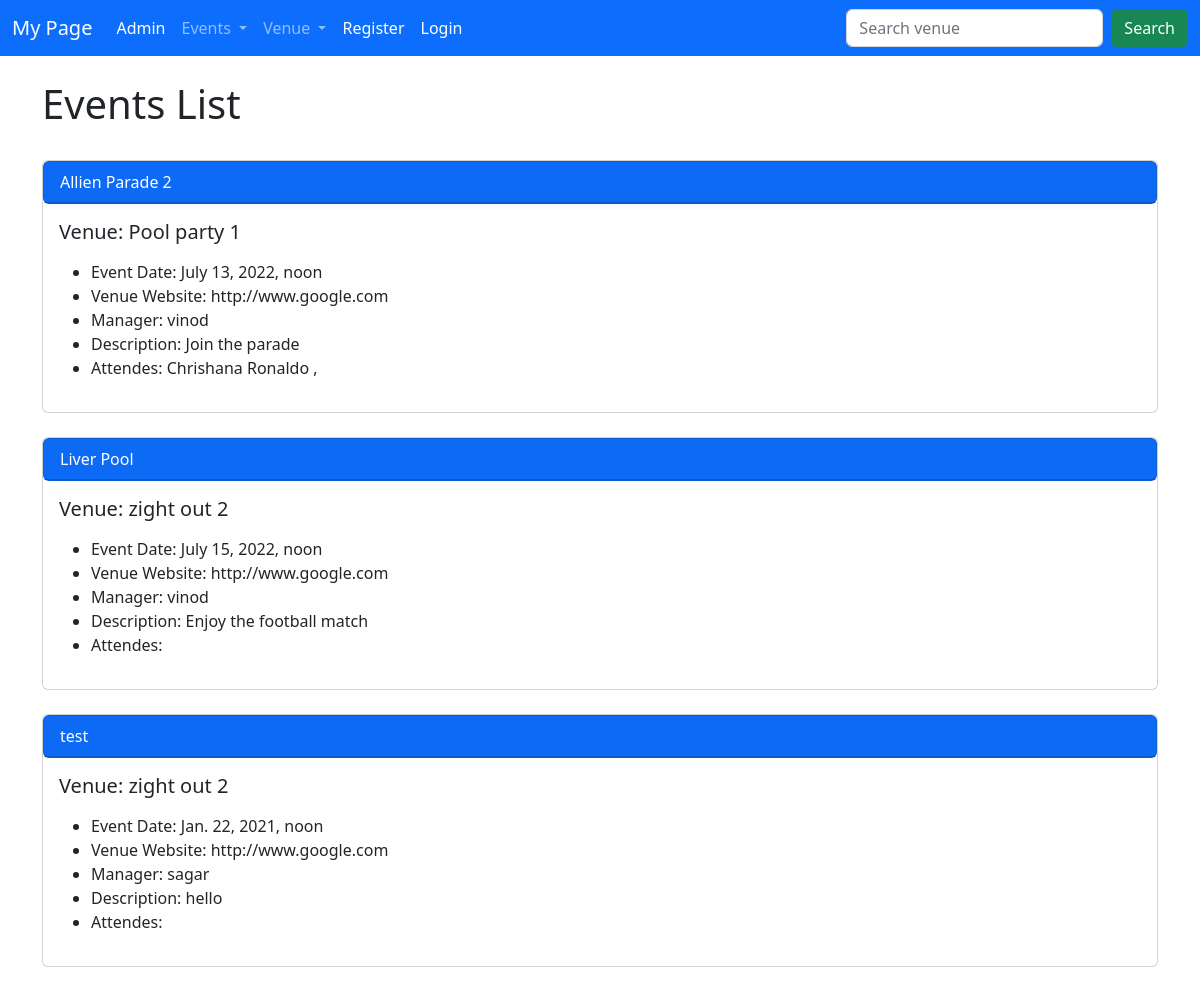
Screenshot of /events/ with the database file from the repository.
### events/models.py (models this page shows)
class Event(models.Model):
    name = models.CharField('Event Name', max_length=150)
    event_date = models.DateTimeField('Event Date')
    venue = models.ForeignKey(Venue, blank=True, null=True, on_delete=models.CASCADE)
    manager = models.ForeignKey(User, blank=True, null=True, on_delete=models.SET_NULL)
    description = models.TextField()
    attendees = models.ManyToManyField(EventUser, blank=True)
    def __str__(self):
        return self.name

class Venue(models.Model):
    name = models.CharField('Venue Name', max_length=150)
    address = models.CharField(max_length=300)
    zip_code = models.CharField('Zip Code', max_length=10)
    phone = models.CharField('Contact Number',max_length=15)
    web = models.URLField('Website Address')
    email_address = models.EmailField('Email')
    def __str__(self):
        return self.name

class EventUser(models.Model):
    first_name = models.CharField(max_length=150)
    last_name = models.CharField(max_length=150)
    email = models.EmailField('User Email')
    def __str__(self):
        return self.first_name + " " + self.last_name

### events/views.py (the view)
# urls.py: path('events/', views.all_events, name="list-events"),
def all_events(request):
    events = Event.objects.all().order_by('name')
    return render(request, 'events/events_list.html', {'events': events})

### events/templates/events/events_list.html (shortened to what this page needs)
{% extends 'events/base.html' %}
{% block content %}
<h1>Events List</h1></br>
{% for event in events %}
<div class="card">
    <div  class="card bg-primary text-white">
        <div class="card-header">
            {{ event }}
        </div>
    </div>
    <div class="card-body">
        <h5 class="card-title" class="primary">Venue: {{ event.venue }}</h5>
      <p class="card-text">
        <ul>
            <li>Event Date: {{ event.event_date }}</li>
            <li>Venue Website: {{ event.venue.web }}</li>
            <li>Manager: {{ event.manager }}</li>
            <li>Description: {{ event.description }}</li>
            <li>Attendes:
                {% for user in event.attendees.all %}
                    {{user}} ,
                {% endfor %}
            </li>
        </ul>
      </p>
    </div>
</div>
{% endfor %}
{% endblock %}

### events/templates/events/base.html (shortened to what this page needs)
<!doctype html>
<html lang="en">
  <head>
    <link href="https://cdn.jsdelivr.net/npm/bootstrap@5.2.0-beta1/dist/css/bootstrap.min.css" rel="stylesheet">
  </head>
  <body>
    {% include 'events/navbar.html' %}
    <div class="container">
      {% block content %}
      {% endblock %}
    </div>
  </body>
</html>

### events/templates/events/navbar.html (shortened to what this page needs)
<nav class="navbar navbar-expand-lg navbar-dark bg-primary">
    <div class="container-fluid">
      <a class="navbar-brand" href="{% url 'home' %}">My Page</a>
      <div class="collapse navbar-collapse" id="navbarSupportedContent">
        <ul class="navbar-nav me-auto mb-2 mb-lg-0">
          <li class="nav-item">
            <a class="nav-link active" aria-current="page" href="http://127.0.0.1:8000/admin/">Admin</a>
          </li>
          <li class="nav-item dropdown ">
            <a class="nav-link dropdown-toggle" href="#" role="button" data-bs-toggle="dropdown" aria-expanded="false">
              Events
            </a>
          </li>
          <li class="nav-item dropdown">
          <a class="nav-link dropdown-toggle" href="#" role="button" data-bs-toggle="dropdown" aria-expanded="false">
            Venue
          </a>
        </li>
          {% if user.is_authenticated %}
          <li class="nav-item">
            <a class="nav-link active" aria-current="page" href="{% url 'logout-user' %}">Logout</a>
          </li>
          {% else %}
          <li class="nav-item">
            <a class="nav-link active" aria-current="page" href="{% url 'user-register' %}">Register</a>
          </li>
          <li class="nav-item">
            <a class="nav-link active" aria-current="page" href="{% url 'login-user' %}">Login</a>
          </li>
          {% endif %}
        </ul>
        <form class="d-flex" method= POST action="{% url 'search-venue' %}">
          <input class="form-control me-2" type="search" placeholder="Search venue" aria-label="Search" name="searched">
          <button class="btn btn-success" type="submit">Search</button>
        </form>
      </div>
    </div>
  </nav>

### rows the page displays
Event: name "Allien Parade 2", venue "Pool party 1", event_date "July 13, 2022, noon", venue.web "http://www.google.com", manager "vinod", description "Join the parade"
EventUser: first_name+last_name "Chrishana Ronaldo"
Event: name "Liver Pool", venue "zight out 2", event_date "July 15, 2022, noon", venue.web "http://www.google.com", manager "vinod", description "Enjoy the football match"
Event: name "test", venue "zight out 2", event_date "Jan. 22, 2021, noon", venue.web "http://www.google.com", manager "sagar", description "hello"
